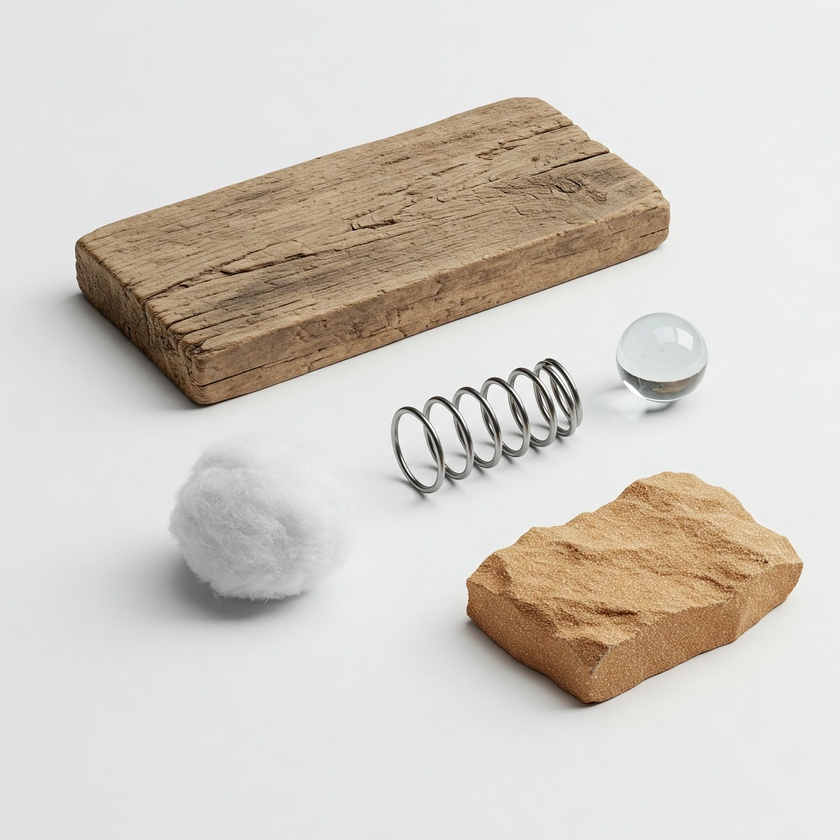
#> input picture week4_thresholding_and_morphology/sample_images/foto1.jpeg, 840 x 840 px, shrunk from 2048 x 2048 before the run
$ python static_thresholding_example.py
#> lines starting #> are read from the running program, lines starting #| are printed output that depends on the picture; after the words box and inside, x2 and y2 are one past the last pixel; in counts of white or black regions, pixels touching at a corner belong together
import cv2  # OpenCV for image loading and thresholding
import numpy as np
import matplotlib.pyplot as plt

# Path to your image file within the sample_images subfolder of week4.
# Make sure to create 'week4_thresholding_and_morphology/sample_images/'
# and place your image there.
IMAGE_PATH = "sample_images/foto1.jpeg"  # Or choose another image like 'flowers.jpg'

try:
    # Load the image in grayscale
    gray_image = cv2.imread(IMAGE_PATH, 0)
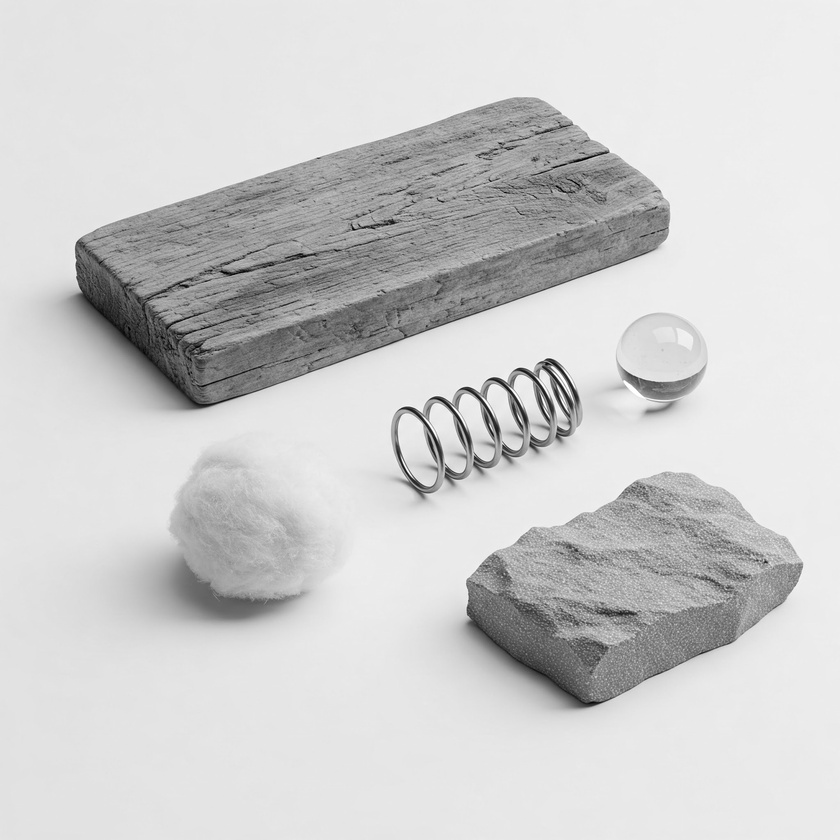
#> gray_image: shape (840, 840); min 0, max 255, mean 206

    if gray_image is None:
        raise FileNotFoundError(f"Image not found or could not be opened: {IMAGE_PATH}")

    # --- Apply Static Thresholding using OpenCV ---
    # cv2.threshold(source_image, threshold_value, max_value, threshold_type)
    # threshold_value: The threshold value to classify pixel values.
    # max_value: The value to be assigned if pixel value is more than (or less than,
    #            depending on the type) the threshold value. Usually 255 for binary images.

    # We'll use a common threshold value, e.g., 127.
    # You can experiment with different values (0-255).
    thresh_val = 127
    max_val = 255

    # 1. Binary Thresholding (cv2.THRESH_BINARY)
    # If pixel_value > thresh_val, new_value = max_val, else new_value = 0
    ret1, thresh_binary = cv2.threshold(gray_image, thresh_val, max_val, cv2.THRESH_BINARY)
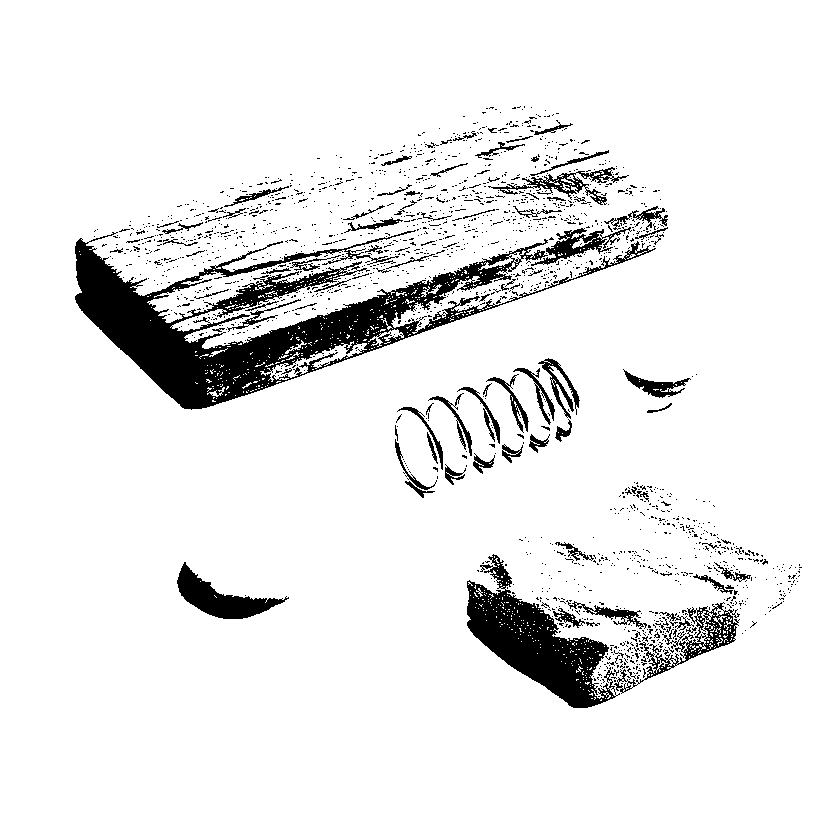
#> thresh_binary: shape (840, 840); 92% white; 1814 black regions (1723 under 20 px), largest, box (x1, y1, x2, y2) and area: (75, 230, 656, 410) 25578, (467, 554, 620, 708) 8974, (177, 562, 289, 619) 2327
#> ret1 = 127

    # 2. Inverse Binary Thresholding (cv2.THRESH_BINARY_INV)
    # If pixel_value > thresh_val, new_value = 0, else new_value = max_val
    ret2, thresh_binary_inv = cv2.threshold(gray_image, thresh_val, max_val, cv2.THRESH_BINARY_INV)
#> ret2 = 127

    # 3. Truncate Thresholding (cv2.THRESH_TRUNC)
    # If pixel_value > thresh_val, new_value = thresh_val, else new_value = pixel_value (unchanged)
    ret3, thresh_trunc = cv2.threshold(gray_image, thresh_val, max_val, cv2.THRESH_TRUNC)
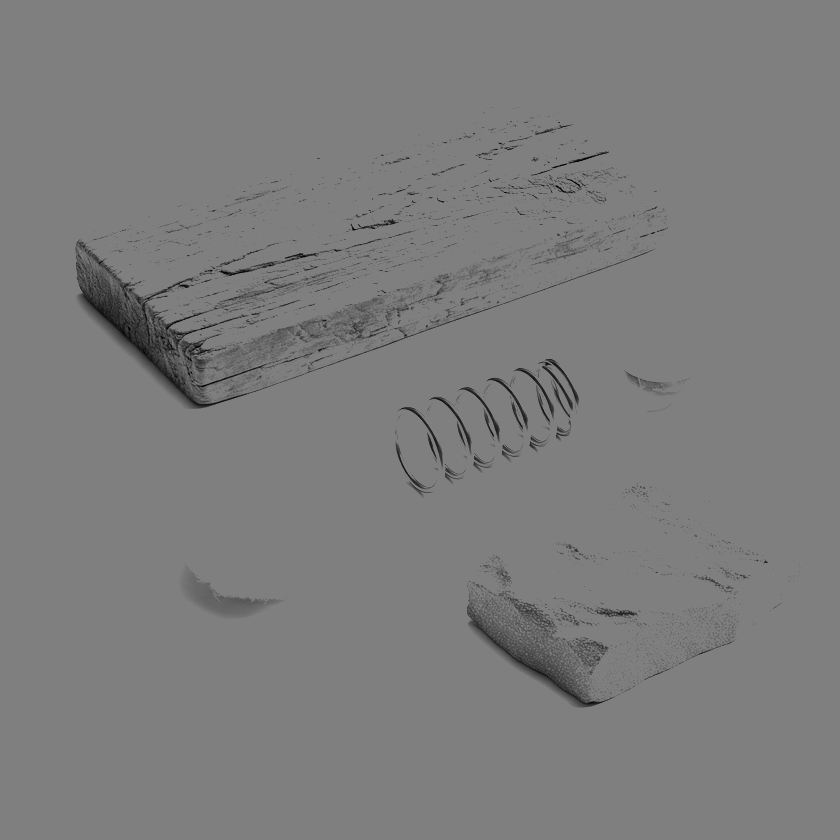
#> thresh_trunc: shape (840, 840); min 0, max 127, mean 124.6
#> ret3 = 127

    # 4. Threshold to Zero (cv2.THRESH_TOZERO)
    # If pixel_value > thresh_val, new_value = pixel_value (unchanged), else new_value = 0
    ret4, thresh_tozero = cv2.threshold(gray_image, thresh_val, max_val, cv2.THRESH_TOZERO)
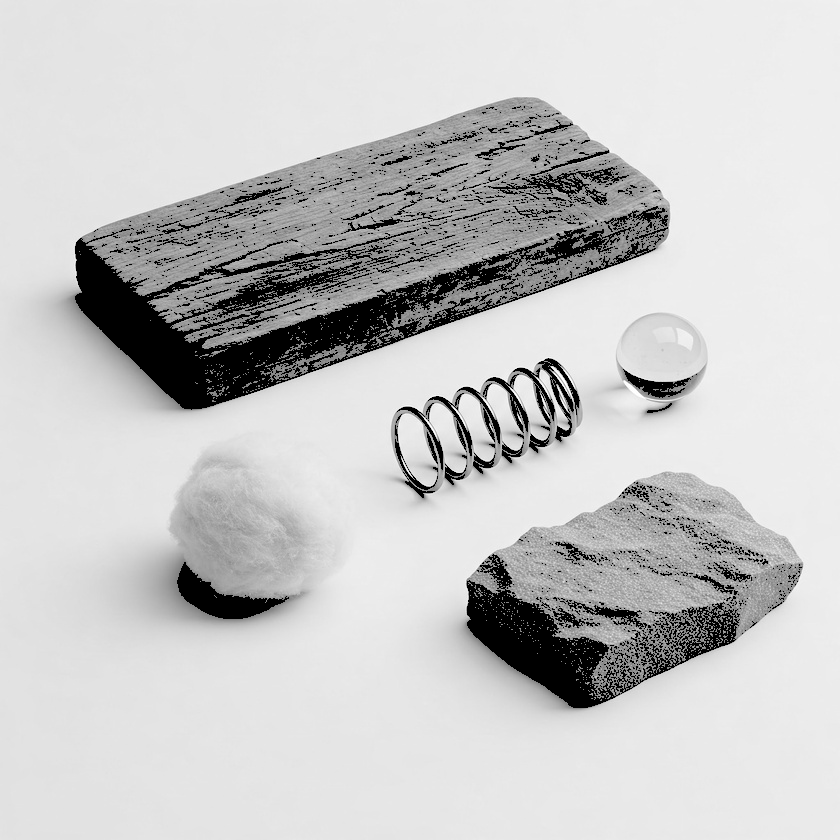
#> thresh_tozero: shape (840, 840); min 0, max 255, mean 198.2
#> ret4 = 127

    # 5. Inverse Threshold to Zero (cv2.THRESH_TOZERO_INV)
    # If pixel_value > thresh_val, new_value = 0, else new_value = pixel_value (unchanged)
    ret5, thresh_tozero_inv = cv2.threshold(gray_image, thresh_val, max_val, cv2.THRESH_TOZERO_INV)
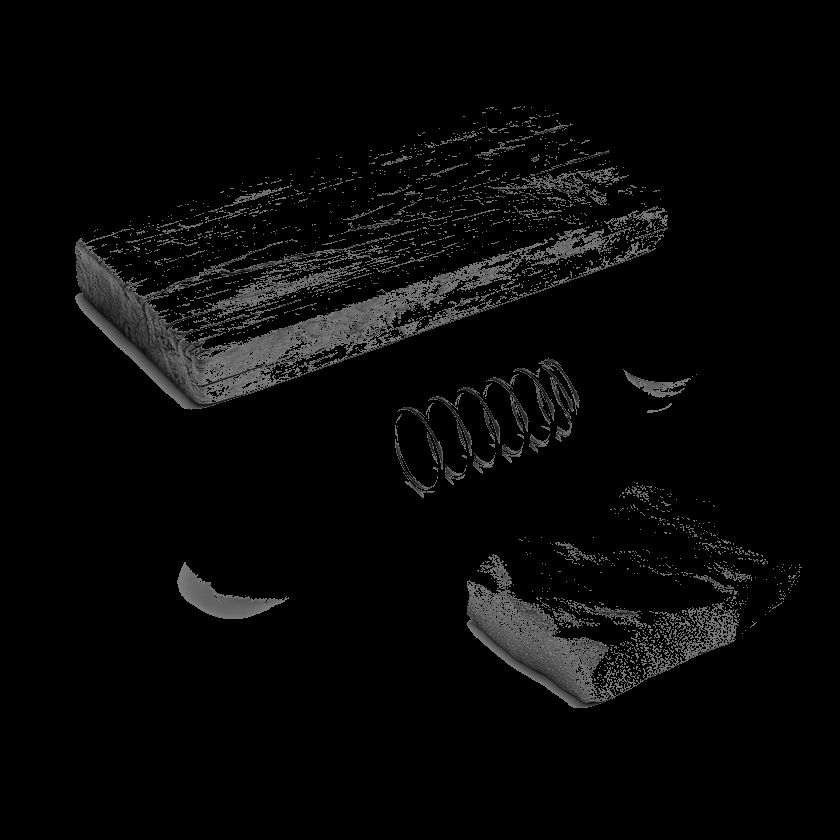
#> thresh_tozero_inv: shape (840, 840); min 0, max 127, mean 7.8
#> ret5 = 127

    print(f"Applied static thresholding types to '{IMAGE_PATH}' with threshold={thresh_val}. Displaying results...")

    # --- Display results using Matplotlib ---
    titles = [
        'Original Grayscale Image', f'Binary (thresh={thresh_val})', f'Binary Inverse (thresh={thresh_val})',
        f'Truncate (thresh={thresh_val})', f'To Zero (thresh={thresh_val})', f'To Zero Inverse (thresh={thresh_val})'
    ]
    images = [
        gray_image, thresh_binary, thresh_binary_inv,
        thresh_trunc, thresh_tozero, thresh_tozero_inv
    ]

    plt.figure(figsize=(15, 10))  # Adjust figure size for 6 images

    for i in range(6):
        plt.subplot(2, 3, i + 1)  # 2 rows, 3 columns
        plt.imshow(images[i], cmap='gray')
        plt.title(titles[i])
        plt.axis('off')

    plt.tight_layout()
    plt.show()

except FileNotFoundError as fnf_error:
    print(fnf_error)
except Exception as e:
    import traceback

    print(f"An unexpected error occurred: {e}")
    traceback.print_exc()

$ run again, with week4_thresholding_and_morphology/sample_images/foto2.jpeg copied over week4_thresholding_and_morphology/sample_images/foto1.jpeg
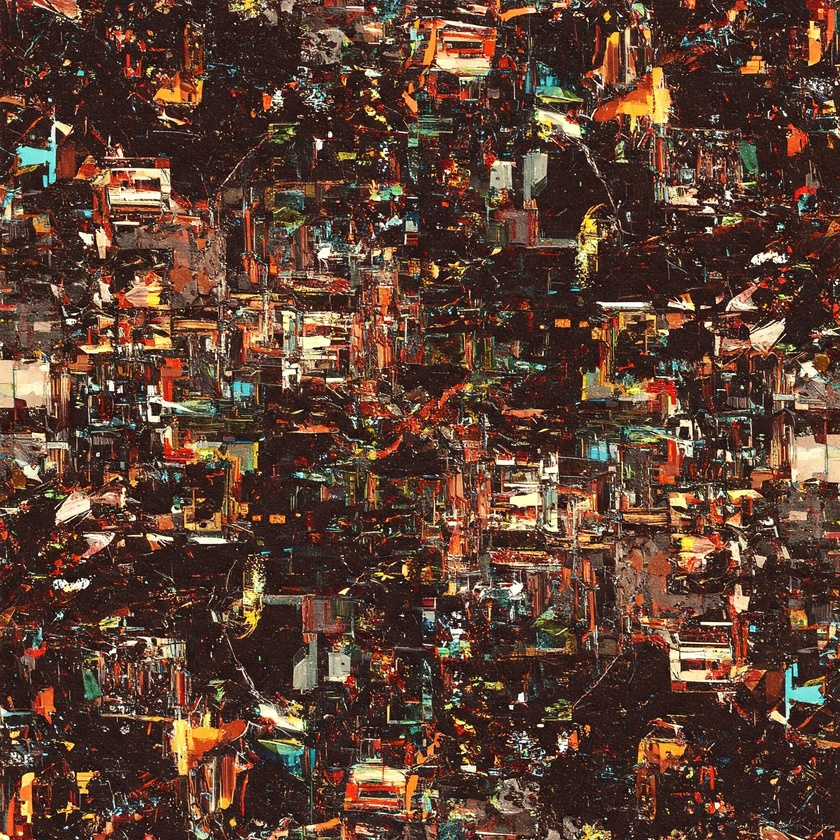
#> input picture week4_thresholding_and_morphology/sample_images/foto2.jpeg, 840 x 840 px, shrunk from 2048 x 2048 before the run
#> `ret1, thresh_binary = cv2.threshold(gray_image, thresh_val, max_val, c..`:
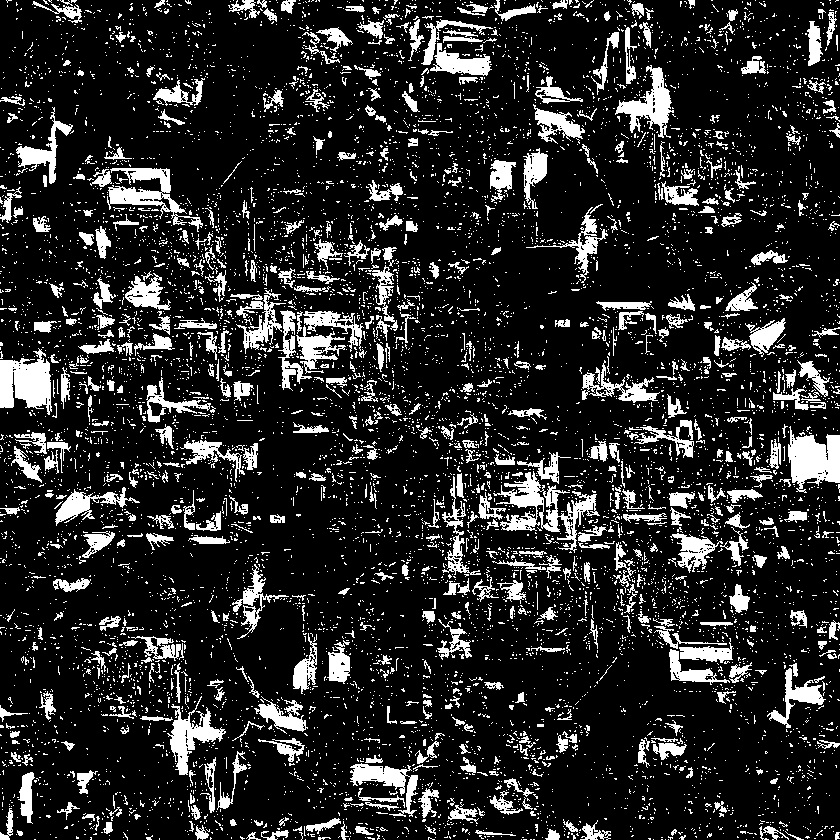
#> thresh_binary: shape (840, 840); 15.8% white; 8765 white regions (8094 under 20 px), largest, box (x1, y1, x2, y2) and area: (493, 471, 600, 553) 2522, (0, 348, 52, 415) 2266, (788, 426, 840, 493) 2219
#> ret1 = 127
#> `ret5, thresh_tozero_inv = cv2.threshold(gray_image, thresh_val, max_va..`:
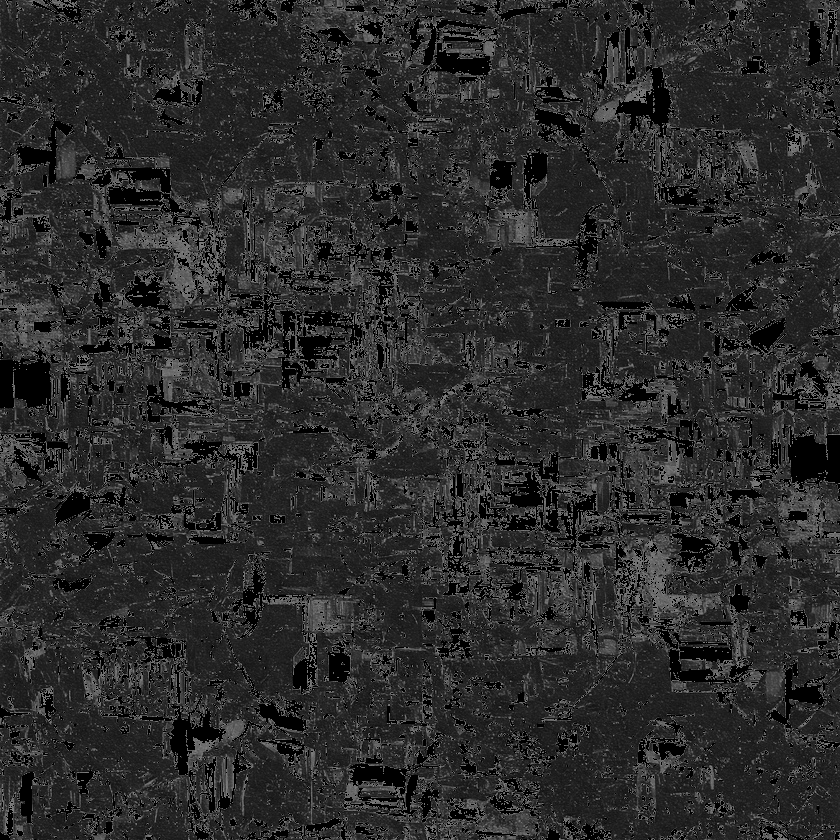
#> thresh_tozero_inv: shape (840, 840); min 0, max 127, mean 43.2
